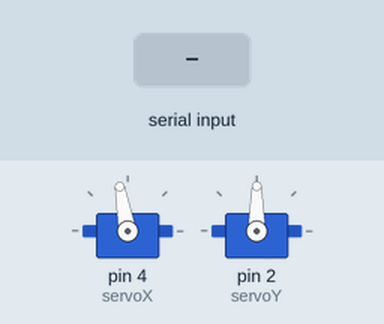
This program was run on a simulated Arduino Uno, built with avr-gcc and run on an emulated ATmega328P. Shown: 2 × servo. The test bench sets the inputs (shaded band).

Above: at 1.2 s.
1.3 s: "X90\n" received over Serial
At 2.1 s:
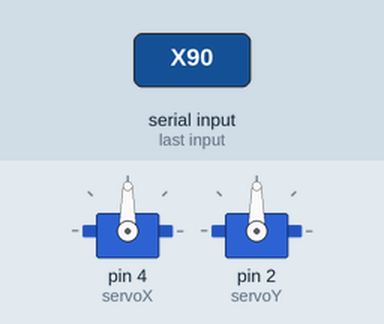
2.8 s: "X,45\n" received over Serial
At 3.3 s:
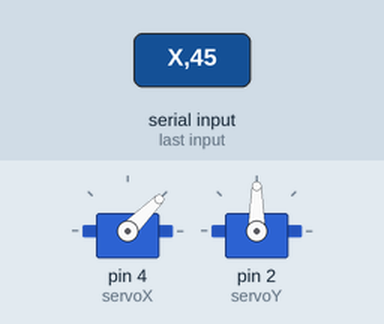
4.3 s: "Y,45\n" received over Serial
At 5.5 s:
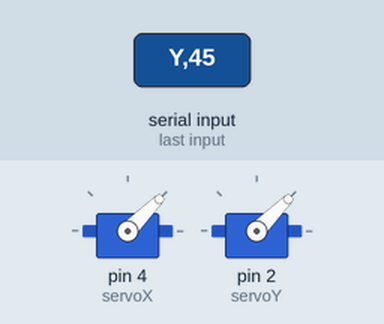
5.8 s: "X" received over Serial
At 7.3 s:
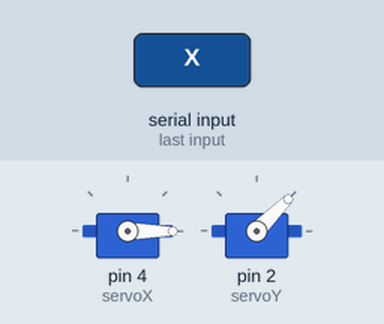
8.2 s: "Y90\n" received over Serial
At 8.5 s:
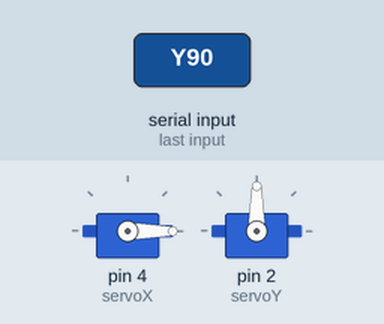
9.7 s: "Y" received over Serial
At 11.5 s:
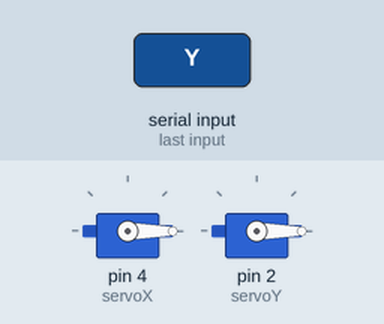
Timing chart, 0 to 13.0 s (numbered marks = the images above; inputs shaded):
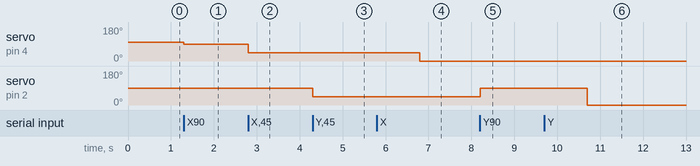

Measured:
- after the input at 1.3 s, servo on pin 4 (servoX): 100° → 90° at once
- after the input at 2.8 s, servo on pin 4 (servoX): 90° → 45° at once
- after the input at 4.3 s, servo on pin 2 (servoY): 90° → 45° at once
- after the input at 5.8 s, servo on pin 4 (servoX): 45° → 0° after 1.0 s
- after the input at 8.2 s, servo on pin 2 (servoY): 45° → 90° at once
- after the input at 9.7 s, servo on pin 2 (servoY): 90° → 0° after 1.0 s

The program:

main.cpp
```cpp
#include <Arduino.h>
#include <Servo.h>
#include <ArduinoJson.h>

Servo servoX;
Servo servoY;
int x = 0;
int y = 0;

void setup() {
  Serial.begin(9600);
  servoX.attach(4);
  servoY.attach(2);

  servoX.write(100);
  servoY.write(90);
  //while (!Serial) continue;
}

void loop() {
  if (Serial.available()) {
    char c = Serial.read();


    if (c == 'X') {
      int x = Serial.parseInt();
      servoX.write(x);
        delay(15);
    } else if (c == 'Y') {
      int y = Serial.parseInt();
      servoY.write(y);
        delay(15);
    }
  }
}


    // char data = Serial.read();

    // if (data == 'X') {
    //   int x = Serial.parseInt();
    //  int areaX = map(x, 600, 0, 70, 179);
    //   areaX = min(areaX, 179);
    //   areaX = max(areaX, 70);
    //   servoX.write(areaX);


    // } else if (data == 'Y') {
    //   int y = Serial.parseInt();
    //   int areaY = map(y, 450, 0, 179, 95);

    //   areaY = min(areaY, 179);
    //   areaY = max(areaY, 95);
    //   servoY.write(areaY);
    // }
    // else{


    //   int pos = 0;    // variable to store the servo position
    //   for (pos = 0; pos <= 180; pos += 1) { // goes from 0 degrees to 180 degrees
    //     // in steps of 1 degree
    //     servoX.write(pos);
    //     servoY.write(pos);             // tell servo to go to position in variable 'pos'
    //     delay(15);                       // waits 15ms for the servo to reach the position
    //   }
    //   for (pos = 180; pos >= 0; pos -= 1) { // goes from 180 degrees to 0 degrees
    //      servoX.write(pos);
    //     servoY.write(pos);              // tell servo to go to position in variable 'pos'
    //     delay(15);                       // waits 15ms for the servo to reach the position
    //   }


    // }


/*   if (Serial.available() >= 8) {

    Serial.readBytes(buffer, 8);


    if (Serial.read() == 'X')
    {
      x = Serial.parseInt();
        servoX.write(x);
    }
    if (Serial.read() == 'Y')
    {
      y = Serial.parseInt();
      servoY.write(y);
    }

  }*/
```
